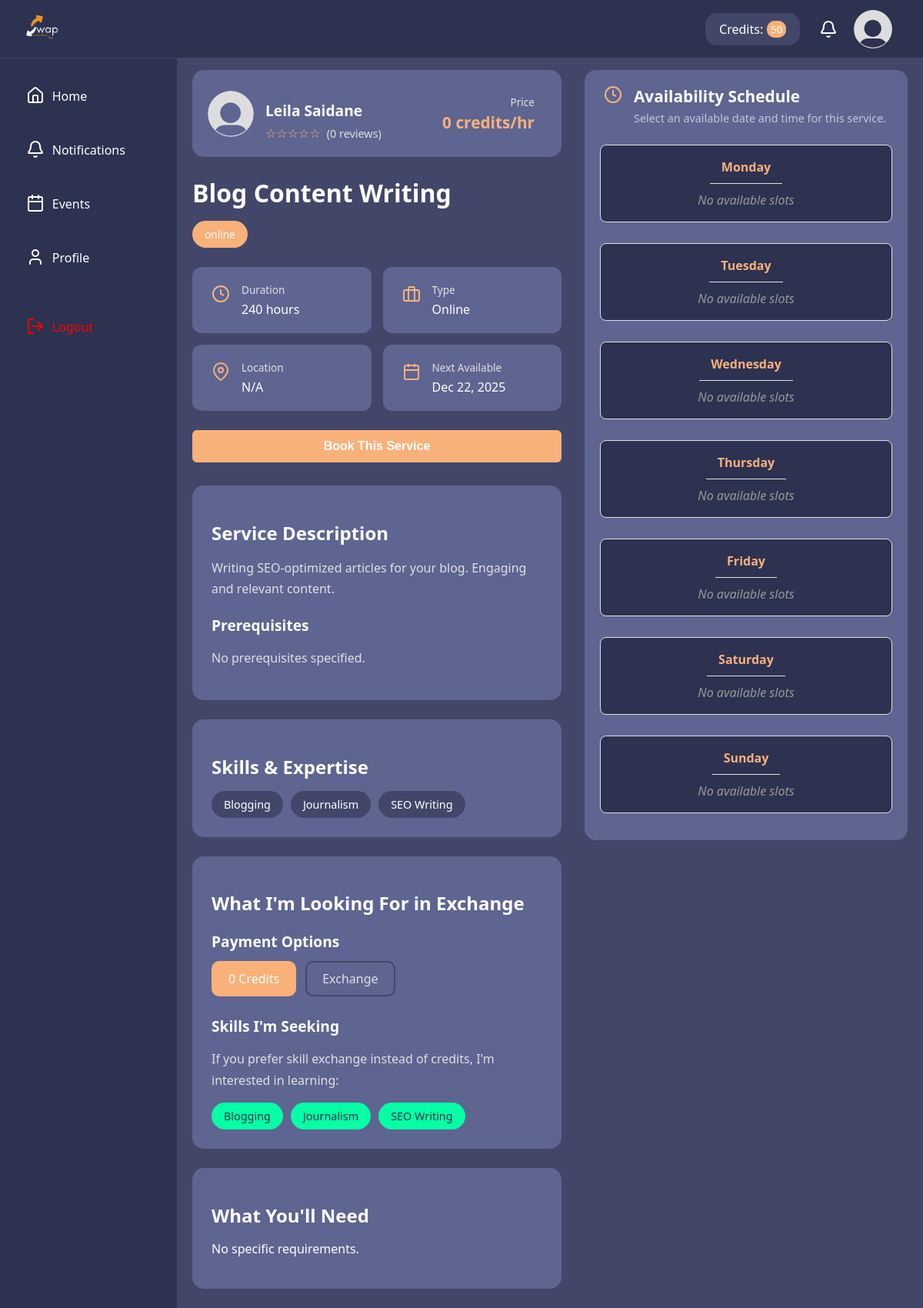
/dashboard/post/postdetails.php?Postid=4, run on the app's committed database.
### tables this page shows
CREATE TABLE Users (
  UserId INT AUTO_INCREMENT PRIMARY KEY,
  UserName VARCHAR(45) UNIQUE NOT NULL,
  FullName VARCHAR(45) NOT NULL,
  Email VARCHAR(45) UNIQUE NOT NULL,
  Password VARCHAR(255) NOT NULL,
  Description TEXT,
  ProfilePicture VARCHAR(255),
  ProfessionalTitle VARCHAR(100),
  Location VARCHAR(100),
  PhoneNumber VARCHAR(20),
  BirthDate DATE,
  Gender ENUM('M', 'F'),
  UserSince DATETIME DEFAULT CURRENT_TIMESTAMP,
  IsBanned ENUM('yes','no') DEFAULT 'no',
  Rating DECIMAL(3,2) DEFAULT 0.00 CHECK (Rating >= 0.00 AND Rating <= 5.00),
  RatingCount INT DEFAULT 0 CHECK (RatingCount >= 0),
  ExchangeCount INT DEFAULT 0 CHECK (ExchangeCount >= 0),
  CreditBalance INT DEFAULT 0 CHECK (CreditBalance >= 0)
);

CREATE TABLE Posts (
  PostId INT AUTO_INCREMENT PRIMARY KEY,
  UserId INT NOT NULL,
  Title VARCHAR(150) NOT NULL,
  Description TEXT NOT NULL,
  PostType ENUM('in-person','online') NOT NULL,
  PostStatus ENUM('active','disabled') DEFAULT 'active',
  CategoryId INT NOT NULL,
  Duration INT CHECK (Duration > 0 AND Duration <= 480),
  MeetLocation VARCHAR(150),
  AvailableDate DATETIME NOT NULL,
  Prerequisites TEXT,
  Requirements TEXT,
  PaymentMethod ENUM('exchange','credit') NOT NULL,
  RequiredCredits INT DEFAULT 0 CHECK (RequiredCredits >= 0),
  LikeCount INT DEFAULT 0 CHECK (LikeCount >= 0),
  CreatedAt DATETIME DEFAULT CURRENT_TIMESTAMP,
  
  FOREIGN KEY (UserId) REFERENCES Users(UserId) ON DELETE CASCADE,
  FOREIGN KEY (CategoryId) REFERENCES Category(CategoryId) ON DELETE RESTRICT,
  
  INDEX idx_posts_status_date (PostStatus, AvailableDate),
  INDEX idx_posts_user (UserId),
  INDEX idx_posts_category (CategoryId)
);

### dashboard/post/postdetails.view.php (the view, shortened to what this page needs)
<div class="page-wrapper">
    <div class="page-container">
        <div class="service-detail-container">
            <div class="service-info-section">
        <div class="provider-header">
            <img src="<?php echo htmlspecialchars($user['ProfilePicture'] ?? '../../assets/images/Default_pfp.svg'); ?>" alt="<?php echo htmlspecialchars($user['FullName'] ?? 'Unknown'); ?>" class="provider-avatar">
            <div class="provider-info">
                <h3 class="provider-name"><?php echo htmlspecialchars($user['FullName'] ?? 'Unknown'); ?></h3>
                <div class="provider-rating">
                    <span class="stars"><?php echo str_repeat('★', round($user['Rating'] ?? 0)) . str_repeat('☆', 5 - round($user['Rating'] ?? 0)); ?></span>
                    <span class="reviews-count">(<?php echo $user['RatingCount'] ?? 0; ?> reviews)</span>
                </div>
            </div>
            <div class="service-price">
                <span class="price-label">Price</span>
                <span class="price-value"><?php echo $requiredCredits ?? 0; ?> credits/hr</span>
            </div>
        </div>
        <div class="service-header">
            <h1 class="service-title"><?php echo htmlspecialchars($postTitle ?? ''); ?></h1>
            <div class="service-tags">
                <span class="tag tag-btn"><?php echo htmlspecialchars($postType ?? ''); ?></span>
            </div>
        </div>
        <div class="service-quick-info">
            <div class="info-card">
                <svg xmlns="http://www.w3.org/2000/svg" width="24" height="24" viewBox="0 0 24 24" fill="none" stroke="currentColor" stroke-width="2">
                    <circle cx="12" cy="12" r="10"></circle>
                    <polyline points="12 6 12 12 16 14"></polyline>
                </svg>
                <div>
                    <div class="info-label">Duration</div>
                    <div class="info-value"><?php echo $postDuration ?? 0; ?> hours</div>
                </div>
            </div>
            <div class="info-card">
                <svg xmlns="http://www.w3.org/2000/svg" width="24" height="24" viewBox="0 0 24 24" fill="none" stroke="currentColor" stroke-width="2">
                    <rect x="2" y="7" width="20" height="14" rx="2" ry="2"></rect>
                    <path d="M16 21V5a2 2 0 0 0-2-2h-4a2 2 0 0 0-2 2v16"></path>
                </svg>
                <div>
                    <div class="info-label">Type</div>
                    <div class="info-value"><?php echo ucfirst($postType ?? ''); ?></div>
                </div>
            </div>
            <div class="info-card">
                <svg xmlns="http://www.w3.org/2000/svg" width="24" height="24" viewBox="0 0 24 24" fill="none" stroke="currentColor" stroke-width="2">
                    <path d="M21 10c0 7-9 13-9 13s-9-6-9-13a9 9 0 0 1 18 0z"></path>
                    <circle cx="12" cy="10" r="3"></circle>
                </svg>
                <div>
                    <div class="info-label">Location</div>
                    <div class="info-value"><?php echo htmlspecialchars($postLocation ?? 'N/A'); ?></div>
                </div>
            </div>
            <div class="info-card">
                <div>
                    <div class="info-label">Next Available</div>
                    <div class="info-value"><?php echo !empty($postDate) ? date('M d, Y', strtotime($postDate)) : 'Not available'; ?></div>
                </div>
            </div>
        </div>
        <div class="action-buttons">
            <button class="btn-primary">Book This Service</button>
        </div>
        <div class="service-description">
            <h2>Service Description</h2>
            <p><?php echo nl2br(htmlspecialchars($postDescription ?? '')); ?></p>
            <h3>Prerequisites</h3>
            <p><?php echo nl2br(htmlspecialchars($prerequisites ?? 'No prerequisites specified.')); ?></p>
        </div>
        <div class="skills-section">
            <h2>Skills & Expertise</h2>
            <div class="skills-tags">
                    <?php if (!empty($postSkills)): ?>
                        <?php foreach ($postSkills as $skill): ?>
                            <span class="skill-tag"><?php echo htmlspecialchars($skill); ?></span>
                        <?php endforeach; ?>
                    <?php else: ?>
                        <span class="skill-tag">No skills specified</span>
                    <?php endif; ?>
                </div>
            </div>
            <div class="exchange-section">
            <h2>What I'm Looking For in Exchange</h2>
            <div class="payment-options">
                <h3>Payment Options</h3>
                <div class="payment-badges">
                    <span class="payment-badge active"><?php echo $requiredCredits ?? 0; ?> Credits</span>
                    <span class="payment-badge"><?php echo ucfirst($paymentMethod ?? ''); ?></span>
                </div>
            </div>
            <div class="seeking-skills">
                <h3>Skills I'm Seeking</h3>
                <p>If you prefer skill exchange instead of credits, I'm interested in learning:</p>
                <div class="seeking-tags">
                    <?php if (!empty($seekingSkills)): ?>
                        <?php foreach ($seekingSkills as $skill): ?>
                            <span class="seeking-tag"><?php echo htmlspecialchars($skill); ?></span>
                        <?php endforeach; ?>
                    <?php else: ?>
                        <span class="seeking-tag">Not specified</span>
                    <?php endif; ?>
                </div>
            </div>
            </div>
        <div class="requirements-section">
            <h2>What You'll Need</h2>
            <p><?php echo nl2br(htmlspecialchars($requirements ?? 'No specific requirements.')); ?></p>
        </div>
    </div>
            <div class="availability-section">
                <div class="availability-card">
                    <div class="availability-header">
                        <svg xmlns="http://www.w3.org/2000/svg" width="24" height="24" viewBox="0 0 24 24" fill="none" stroke="currentColor" stroke-width="2">
                            <circle cx="12" cy="12" r="10"></circle>
                            <polyline points="12 6 12 12 16 14"></polyline>
                        </svg>
                        <div>
                            <h2>Availability Schedule</h2>
                            <p>Select an available date and time for this service.</p>
                        </div>
                    </div>
                    <form method="POST" action="" class="availability-form">
                        <div class="schedule-container">
                            <?php if (!empty($weekDays) && is_array($weekDays)): ?>
                                <?php foreach ($weekDays as $day): ?>
                                    <div class="schedule-day" data-day="<?php echo strtolower($day); ?>">
                                        <div class="day-header">
                                            <span class="day-label"><?php echo $day; ?></span>
                                        </div>
                                        <div class="time-slots">
                                            <?php if (!empty($dayRanges[$day]['has_slots'])):
                                                $range = $dayRanges[$day];
                                                $sampleDate = '';
                                                foreach ($dates as $datetime) {
                                                    if (date('l', strtotime($datetime)) === $day) {
                                                        $sampleDate = date('Y-m-d', strtotime($datetime)) . ' ' . $range['start'] . ':00';
                                                        break;
                                                    }
                                                }
                                                $isDayBooked = false;
                                                foreach ($bookedDates as $booked) {
                                                    if (date('l', strtotime($booked)) === $day) {
                                                        $isDayBooked = true;
                                                        break;
                                                    }
                                                }
                                                $isPast = !empty($sampleDate) && strtotime($sampleDate) < time();
                                                $isDisabled = $isDayBooked || $isPast;
                                            ?>
                                                <label class="time-slot-range <?php echo $isDisabled ? 'disabled' : ''; ?>">
                                                    <input
                                                        type="radio"
                                                        name="SelectedDate"
                                                        value="<?php echo htmlspecialchars($sampleDate); ?>"
                                                        <?php echo $isDisabled ? 'disabled' : ''; ?>
                                                        data-day="<?php echo $day; ?>"
                                                    >
                                                    <span class="time-range">
                                                        <strong><?php echo htmlspecialchars($range['start']); ?></strong>
                                                        to
                                                        <strong><?php echo htmlspecialchars($range['end']); ?></strong>
                                                    </span>
                                                </label>
                                            <?php else: ?>
                                                <span class="no-slots">No available slots</span>
                                            <?php endif; ?>
                                        </div>
                                    </div>
                                <?php endforeach; ?>
                            <?php else: ?>
                                <p>No availability information available.</p>
                            <?php endif; ?>
                        </div>
                    </form>
                </div>
            </div>
        </div>
    </div>
</div>

### assets/css/style.css (style rules this page uses)
:root { --clr-bars:#2d3250; --clr-main:#424769; --clr-btn:#f9b17a ; --clr-org:#ff6f00; --clr-font:#ffffff; --clr-lighter:#5e6591; --clr-secondary-font: #e0e0e0; --main-font:'Segoe UI', Tahoma, Geneva, Verdana, sans-serif ; }
body { margin: 0; color: var(--clr-font); font-family: 'Segoe UI', Tahoma, Geneva, sans-serif ; background: var(--clr-main); }

### assets/css/header.css (style rules this page uses)
* { box-sizing: border-box; }
.header { overflow: visible; background-color:var(--clr-bars) ; display: flex; height: 75px; align-items: center; justify-content: space-between; position: fixed; top: 0; z-index: 1000; width: 100%; }
.header-left { display: flex; align-items: center; }
.header-logo { display: flex; height: 50px; margin-left: 30px; width: 50px; margin-right:15px ; }
.header-right { display: flex; justify-content: space-evenly; align-items: center; width: 25.5%; }
.header-credit { background-color: var(--clr-main); width: 40%; display: flex; justify-content: center; margin-left: 3px; padding-top: 10px; padding-bottom: 10px; padding-left: 15px; padding-right: 15px; border-radius: 15px; color: var(--clr-font); }
.credit-span { margin-left: 5px; background-color: var(--clr-btn); padding-left: 5px; padding-right: 5px; border-radius: 10px; font-size: small; display: flex; align-items: center; color: var(--clr-font); }
.header-notification { border:0; color: var(--clr-font); background-color: var(--clr-bars); display: flex; align-items: center; }
.header-profile { display: flex; height: 50px; margin-right: 20px; width: 50px; }

### assets/css/sidebar.css (style rules this page uses)
.container { background-color: var(--clr-bars); display: flex; position: fixed; height: 100%; width: 230px; top: 76px; padding: 0; justify-content: center; margin-top: 0px; z-index: 10; }
.sidebar { background-color: var(--clr-bars); width: 75%; height: 400px; display: flex; flex-direction: column; gap: 5px; padding-top: 15px; }
.sidebar > div { height: 65px; border: 0; border-radius: 15px; width: 100%; display: flex; align-items: center; cursor: pointer; }
.home-section { color:var(--clr-font); background-color: var(--clr-bars); }
.notification-section { color:var(--clr-font); background-color: var(--clr-bars); }
.events-section { color:var(--clr-font); background-color: var(--clr-bars); }
.profile-section { color:var(--clr-font); background-color: var(--clr-bars); }
.logout-section { margin-top: auto; margin-bottom: 20px; color: red; background-color: var(--clr-bars); }
.name { height: 20px; flex:1; margin-left: 10px; text-align: left; }
a { color: var(--clr-font); text-decoration: none; }
svg { margin-left: 5px; }

### data on the page
users: FullName "Leila Saidane", Rating "☆☆☆☆☆", RatingCount "0"
posts: RequiredCredits "0", Title "Blog Content Writing", PostType "online", Duration "240", PostType "Online", AvailableDate "Dec 22, 2025", Description "Writing SEO-optimized articles for your blog. Engaging and relevant content.", PaymentMethod "Exchange"

### other printed values
$postLocation "N/A"
$prerequisites "No prerequisites specified."
$skill "Blogging"
$skill "Journalism"
$skill "SEO Writing"
$requirements "No specific requirements."
$day "Monday"
$day "Tuesday"
$day "Wednesday"
$day "Thursday"
$day "Friday"
$day "Saturday"
$day "Sunday"
